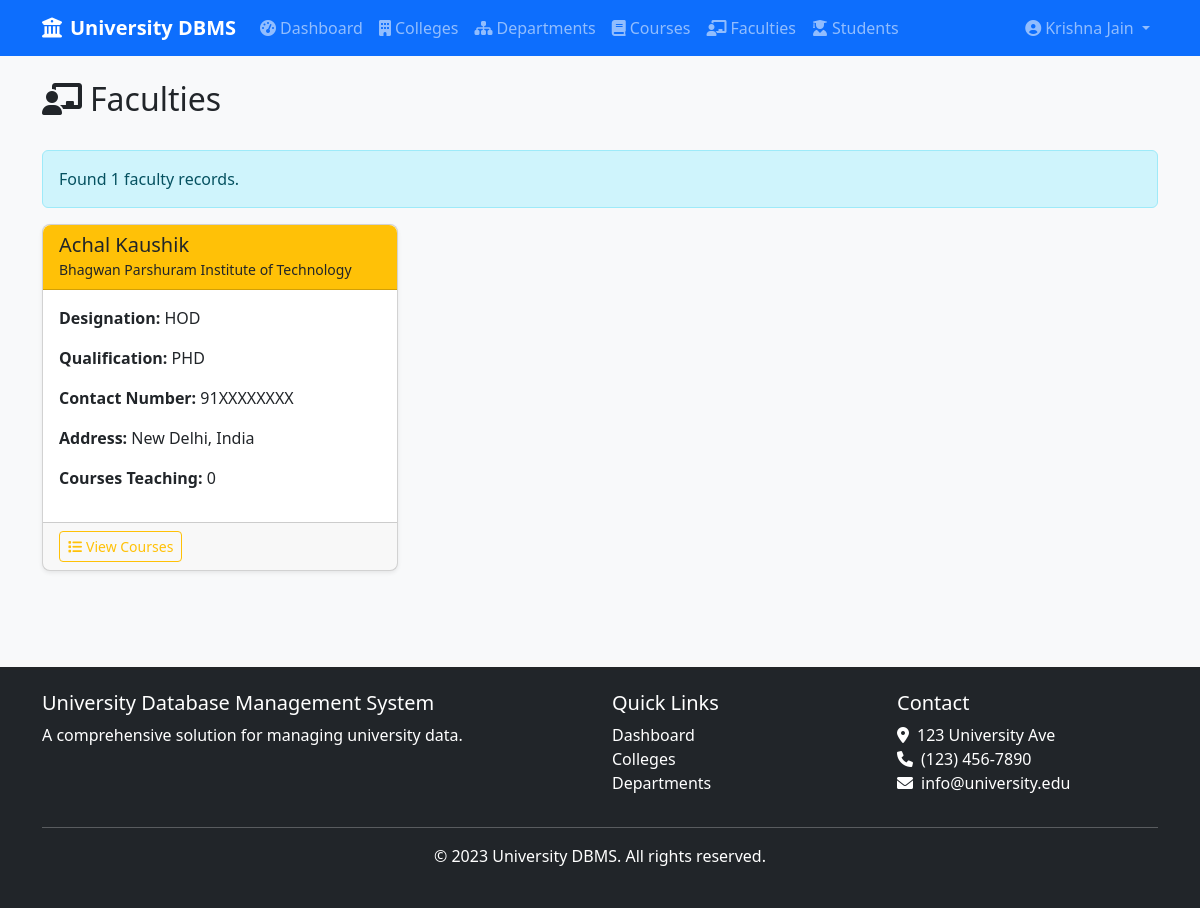
The page /faculties (signed in) on the database its author committed.
### app/models/user.py (models this page shows, shortened)
class User(UserMixin, db.Model):
    __tablename__ = 'users'
    id = db.Column(db.Integer, primary_key=True)
    username = db.Column(db.String(100), unique=True, nullable=False)
    email = db.Column(db.String(100), unique=True, nullable=False)
    password = db.Column(db.String(100), nullable=False)
    role = db.Column(db.String(20), nullable=False, default='user')  # 'admin' or 'user'
    created_at = db.Column(db.DateTime, default=datetime.utcnow)
    def is_admin(self):
        return self.role == 'admin'

### app/models/faculty.py (models this page shows, shortened)
class Faculty(db.Model):
    __tablename__ = 'faculties'
    id = db.Column(db.Integer, primary_key=True)
    name = db.Column(db.String(100), nullable=False)
    designation = db.Column(db.String(50), nullable=False)
    qualification = db.Column(db.String(100), nullable=False)
    contact_number = db.Column(db.String(20), nullable=False)
    address = db.Column(db.String(200), nullable=False)
    college_id = db.Column(db.Integer, db.ForeignKey('colleges.id'), nullable=False)
    faculty_courses = db.relationship('FacultyCourse', backref='faculty', lazy=True, cascade='all, delete-orphan')
    college = db.relationship('College', backref='faculties', lazy=True)

### app/models/college.py (models this page shows, shortened)
class College(db.Model):
    __tablename__ = 'colleges'
    id = db.Column(db.Integer, primary_key=True)
    name = db.Column(db.String(100), nullable=False)
    address = db.Column(db.String(200), nullable=False)
    departments = db.relationship('Department', backref='college', lazy=True)
    contacts = db.relationship('CollegeContact', backref='college', lazy=True, cascade='all, delete-orphan')

### app/routes/user.py (the view)
@user.route('/faculties')
@login_required
def faculties():
    faculties = Faculty.query.all()
    return render_template('user/faculties.html', faculties=faculties)

### app/models/user.py (called while the page is built)
@login_manager.user_loader
def load_user(user_id):
    return User.query.get(int(user_id))

### app/templates/user/faculties.html (shortened to what this page needs)
{% extends "base.html" %}
{% block content %}
<div class="d-flex justify-content-between align-items-center mb-4">
    <h2><i class="fas fa-chalkboard-teacher me-2"></i>Faculties</h2>
</div>
{% if faculties %}
    <div class="alert alert-info">
        Found {{ faculties|length }} faculty records.
    </div>
{% else %}
    <div class="alert alert-warning">
        No faculty records found. Please add faculty members to see them listed here.
    </div>
{% endif %}
<div class="row">
    {% for faculty in faculties %}
    <div class="col-md-4 mb-4">
        <div class="card h-100 shadow-sm">
            <div class="card-header bg-warning">
                <h5 class="mb-0">{{ faculty.name }}</h5>
                <small>{% if faculty.college_id %}{{ faculty.college.name }}{% else %}No College Assigned{% endif %}</small>
            </div>
            <div class="card-body">
                <p><strong>Designation:</strong> {{ faculty.designation }}</p>
                <p><strong>Qualification:</strong> {{ faculty.qualification }}</p>
                <p><strong>Contact Number:</strong> {{ faculty.contact_number }}</p>
                <p><strong>Address:</strong> {{ faculty.address }}</p>
                <p><strong>Courses Teaching:</strong> {{ faculty.faculty_courses|length }}</p>
            </div>
            <div class="card-footer">
                <button class="btn btn-sm btn-outline-warning" type="button" data-bs-toggle="collapse" data-bs-target="#facultyCourseList{{ faculty.id }}">
                    <i class="fas fa-list me-1"></i>View Courses
                </button>
            </div>
        </div>
    </div>
    {% endfor %}
</div>
{% endblock %}

### app/templates/base.html (shortened to what this page needs)
<!DOCTYPE html>
<html lang="en">
<head>
    <link href="https://cdn.jsdelivr.net/npm/bootstrap@5.3.0-alpha1/dist/css/bootstrap.min.css" rel="stylesheet">
    <link rel="stylesheet" href="https://cdnjs.cloudflare.com/ajax/libs/font-awesome/6.0.0/css/all.min.css">
    <link rel="stylesheet" href="{{ url_for('static', filename='css/style.css') }}">
</head>
<body>
    <div class="content-wrapper">
        <header>
            <nav class="navbar navbar-expand-lg navbar-dark bg-primary">
                <div class="container">
                    <a class="navbar-brand" href="{{ url_for('user.dashboard') }}">
                        <i class="fas fa-university me-2"></i>University DBMS
                    </a>
                    <div class="collapse navbar-collapse" id="navbarNav">
                        <ul class="navbar-nav me-auto">
                            {% if current_user.is_authenticated %}
                                {% if current_user.is_admin() %}
                                    <li class="nav-item">
                                        <a class="nav-link" href="{{ url_for('admin.dashboard') }}">
                                            <i class="fas fa-tachometer-alt me-1"></i>Admin Dashboard
                                        </a>
                                    </li>
                                {% else %}
                                    <li class="nav-item">
                                        <a class="nav-link" href="{{ url_for('user.dashboard') }}">
                                            <i class="fas fa-tachometer-alt me-1"></i>Dashboard
                                        </a>
                                    </li>
                                {% endif %}
                                <li class="nav-item">
                                    <a class="nav-link" href="{{ url_for('user.colleges') }}">
                                        <i class="fas fa-building me-1"></i>Colleges
                                    </a>
                                </li>
                                <li class="nav-item">
                                    <a class="nav-link" href="{{ url_for('user.departments') }}">
                                        <i class="fas fa-sitemap me-1"></i>Departments
                                    </a>
                                </li>
                                <li class="nav-item">
                                    <a class="nav-link" href="{{ url_for('user.courses') }}">
                                        <i class="fas fa-book me-1"></i>Courses
                                    </a>
                                </li>
                                <li class="nav-item">
                                    <a class="nav-link" href="{{ url_for('user.faculties') }}">
                                        <i class="fas fa-chalkboard-teacher me-1"></i>Faculties
                                    </a>
                                </li>
                                <li class="nav-item">
                                    <a class="nav-link" href="{{ url_for('user.students') }}">
                                        <i class="fas fa-user-graduate me-1"></i>Students
                                    </a>
                                </li>
                            {% endif %}
                        </ul>
                        <ul class="navbar-nav">
                            {% if current_user.is_authenticated %}
                                <li class="nav-item dropdown">
                                    <a class="nav-link dropdown-toggle" href="#" id="navbarDropdown" role="button" data-bs-toggle="dropdown">
                                        <i class="fas fa-user-circle me-1"></i>{{ current_user.username }}
                                    </a>
                                </li>
                            {% endif %}
                        </ul>
                    </div>
                </div>
            </nav>
        </header>
        <main class="container py-4">
            {% block content %}{% endblock %}
        </main>
    </div>
    <footer class="bg-dark text-white py-4 mt-5">
        <div class="container">
            <div class="row">
                <div class="col-md-6">
                    <h5>University Database Management System</h5>
                    <p>A comprehensive solution for managing university data.</p>
                </div>
                <div class="col-md-3">
                    <h5>Quick Links</h5>
                    <ul class="list-unstyled">
                        <li><a href="{{ url_for('user.dashboard') }}" class="text-white">Dashboard</a></li>
                        <li><a href="{{ url_for('user.colleges') }}" class="text-white">Colleges</a></li>
                        <li><a href="{{ url_for('user.departments') }}" class="text-white">Departments</a></li>
                    </ul>
                </div>
                <div class="col-md-3">
                    <h5>Contact</h5>
                    <address>
                        <i class="fas fa-map-marker-alt me-2"></i>123 University Ave<br>
                        <i class="fas fa-phone me-2"></i>(123) 456-7890<br>
                        <i class="fas fa-envelope me-2"></i>info@university.edu
                    </address>
                </div>
            </div>
            <hr>
            <div class="text-center">
                <p>&copy; 2023 University DBMS. All rights reserved.</p>
            </div>
        </div>
    </footer>

### app/static/css/style.css (style rules this page uses)
body { font-family: 'Segoe UI', Tahoma, Geneva, Verdana, sans-serif; background-color: #f8f9fa; }
.navbar-brand { font-weight: 600; }
.card { border-radius: 0.5rem; transition: transform 0.3s ease; }
.card-header { border-top-left-radius: 0.5rem !important; border-top-right-radius: 0.5rem !important; }
.alert { animation: fadeIn 0.5s; }
.btn { transition: all 0.3s ease; }
footer { margin-top: auto; }
footer a { text-decoration: none; }

### app/templates/base.html (style rules this page uses)
html, body { height: 100%; margin: 0; }
body { display: flex; flex-direction: column; min-height: 100vh; }
.content-wrapper { flex: 1 0 auto; display: flex; flex-direction: column; }
footer { flex-shrink: 0; width: 100%; background-color: #212529; color: white; margin-top: auto; }

### rows shown on the page
User: username "Krishna Jain"
Faculty: name "Achal Kaushik", college.name "Bhagwan Parshuram Institute of Technology", designation "HOD", qualification "PHD", contact_number "91XXXXXXXX", address "New Delhi, India", faculty_courses|length "0"

### other values the page prints
{{ faculties|length }} "1"
